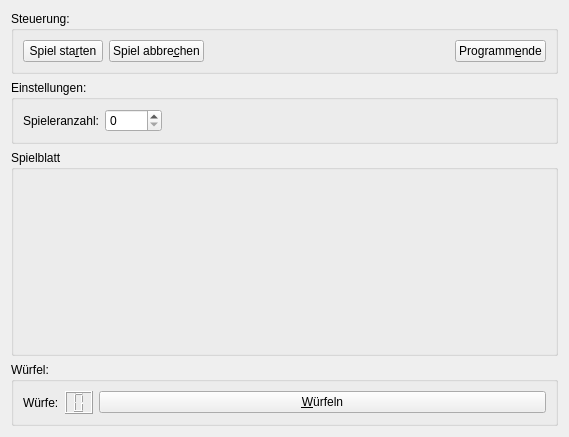
<?xml version="1.0" encoding="UTF-8"?>
<ui version="4.0">
 <class>mainForm</class>
 <widget class="QWidget" name="mainForm">
  <property name="geometry">
   <rect>
    <x>0</x>
    <y>0</y>
    <width>569</width>
    <height>437</height>
   </rect>
  </property>
  <property name="windowTitle">
   <string>Form</string>
  </property>
  <layout class="QGridLayout" name="gridLayout">
   <item row="0" column="0">
    <widget class="QGroupBox" name="controleGroupBox">
     <property name="title">
      <string>Steuerung:</string>
     </property>
     <layout class="QHBoxLayout" name="horizontalLayout">
      <item>
       <widget class="QPushButton" name="btnGameStart">
        <property name="text">
         <string>Spiel sta&amp;rten</string>
        </property>
       </widget>
      </item>
      <item>
       <widget class="QPushButton" name="btnGameBreak">
        <property name="text">
         <string>Spiel abbre&amp;chen</string>
        </property>
       </widget>
      </item>
      <item>
       <spacer name="horizontalSpacer">
        <property name="orientation">
         <enum>Qt::Orientation::Horizontal</enum>
        </property>
        <property name="sizeHint" stdset="0">
         <size>
          <width>208</width>
          <height>20</height>
         </size>
        </property>
       </spacer>
      </item>
      <item>
       <widget class="QPushButton" name="btnQuit">
        <property name="text">
         <string>Programm&amp;ende</string>
        </property>
       </widget>
      </item>
     </layout>
    </widget>
   </item>
   <item row="1" column="0">
    <widget class="QGroupBox" name="settingGroupBox">
     <property name="title">
      <string>Einstellungen:</string>
     </property>
     <layout class="QHBoxLayout" name="horizontalLayout_2">
      <item>
       <widget class="QLabel" name="label">
        <property name="text">
         <string>Spieleranzahl:</string>
        </property>
       </widget>
      </item>
      <item>
       <widget class="QSpinBox" name="spinPlayerAmmount">
        <property name="sizePolicy">
         <sizepolicy hsizetype="Expanding" vsizetype="Fixed">
          <horstretch>0</horstretch>
          <verstretch>0</verstretch>
         </sizepolicy>
        </property>
        <property name="minimum">
         <number>0</number>
        </property>
        <property name="maximum">
         <number>99</number>
        </property>
       </widget>
      </item>
      <item>
       <spacer name="horizontalSpacer_2">
        <property name="orientation">
         <enum>Qt::Orientation::Horizontal</enum>
        </property>
        <property name="sizeHint" stdset="0">
         <size>
          <width>384</width>
          <height>20</height>
         </size>
        </property>
       </spacer>
      </item>
     </layout>
    </widget>
   </item>
   <item row="3" column="0">
    <widget class="QGroupBox" name="diceGroupBox">
     <property name="title">
      <string>Würfel:</string>
     </property>
     <layout class="QHBoxLayout" name="diceLayout">
      <item>
       <widget class="QLabel" name="label_2">
        <property name="text">
         <string>Würfe:</string>
        </property>
       </widget>
      </item>
      <item>
       <widget class="QLCDNumber" name="lcdRolleAmmount">
        <property name="digitCount">
         <number>1</number>
        </property>
       </widget>
      </item>
      <item>
       <widget class="QPushButton" name="btnRoll">
        <property name="sizePolicy">
         <sizepolicy hsizetype="Expanding" vsizetype="Fixed">
          <horstretch>0</horstretch>
          <verstretch>0</verstretch>
         </sizepolicy>
        </property>
        <property name="text">
         <string>&amp;Würfeln</string>
        </property>
       </widget>
      </item>
     </layout>
    </widget>
   </item>
   <item row="2" column="0">
    <widget class="QGroupBox" name="gameFieldGroupBox">
     <property name="sizePolicy">
      <sizepolicy hsizetype="Expanding" vsizetype="Expanding">
       <horstretch>0</horstretch>
       <verstretch>0</verstretch>
      </sizepolicy>
     </property>
     <property name="title">
      <string>Spielblatt</string>
     </property>
     <layout class="QGridLayout" name="gameFieldLayout"/>
    </widget>
   </item>
  </layout>
 </widget>
 <resources/>
 <connections>
  <connection>
   <sender>btnQuit</sender>
   <signal>clicked()</signal>
   <receiver>mainForm</receiver>
   <slot>close()</slot>
   <hints>
    <hint type="sourcelabel">
     <x>522</x>
     <y>52</y>
    </hint>
    <hint type="destinationlabel">
     <x>445</x>
     <y>6</y>
    </hint>
   </hints>
  </connection>
 </connections>
</ui>
